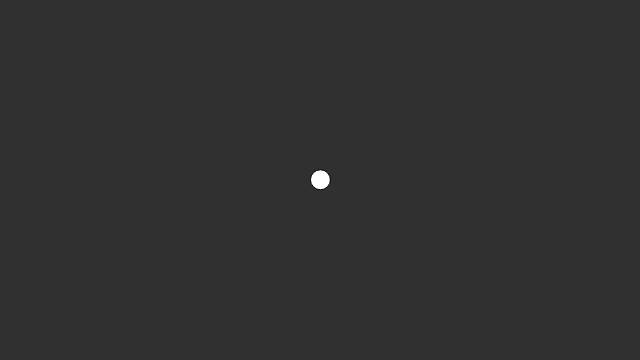
Frame 1 (no input)
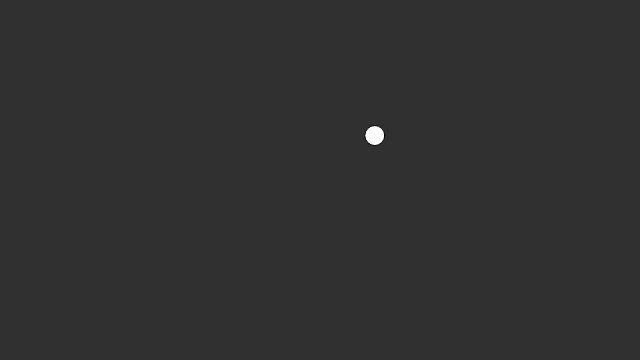
Frame 60 (no input)
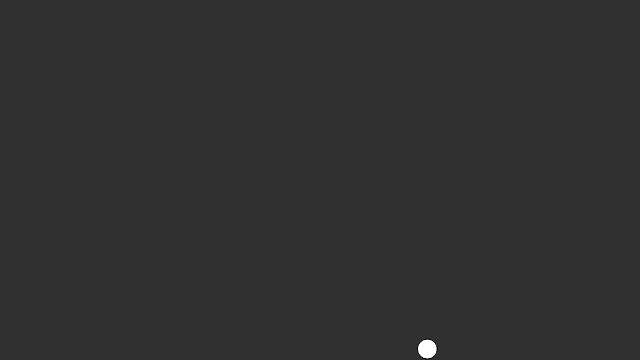
Frame 120 (the mouse pressed at the canvas centre since frame 60)

The p5.js sketch that drew these frames (run headless with seeded random() and noise() and a simulated clock; from frame 60 on, the mouse is pressed at the canvas centre):

// p5.js sketch
// ── sketch.js
var w;

function setup() {
  createCanvas(640,360);
  w = new Walker();
}

function draw() {
  background(48);
  w.update();
  w.display();
}

function Walker(){
  this.d = 20;
  this.pos = createVector(width/2, height/2);
  this.vel = createVector(0.0, 0.0);
  this.acc = p5.Vector.fromAngle(random(TWO_PI));
  this.acc.setMag(0.5);
  this.damp = 0.8;
  
  this.update = function(){
    this.acc.rotate(random(TWO_PI));
    
    if(this.pos.x -this.d/2 <=1 || this.pos.x +this.d/2 >=width-1){
      this.vel.x = this.vel.x *(-this.damp);
    }
    if(this.pos.y -this.d/2 <=1 || this.pos.y +this.d/2 >=height-1){
      this.vel.y = this.vel.y *(-this.damp);
    }
    
    this.vel.add(this.acc);
    this.pos.add(this.vel);
  }
  
  this.display = function(){
    fill(255);
    ellipse(this.pos.x, this.pos.y, this.d, this.d);
  }
}
